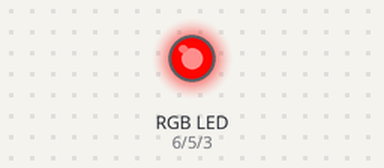
Recording of a sketch running on a simulated Arduino Uno, built with avr-gcc and run on an emulated ATmega328P. Shown: an RGB LED mixed from three pins (HIGH = lit). Dim RGB values are drawn brighter than linear.

Above: at 0.05 s.
At 0.95 s:
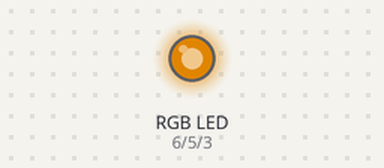
At 1.8 s:
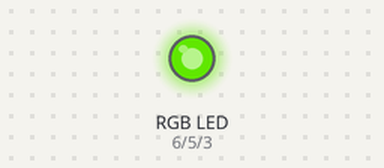
At 3.6 s:
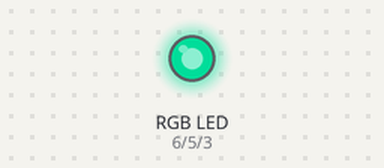
At 5.35 s:
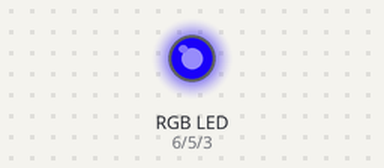
At 7.15 s:
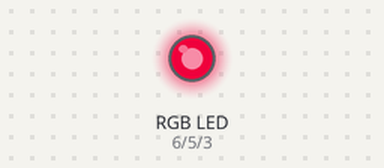
Timing chart, 0 to 10.0 s (numbered marks = the images above):
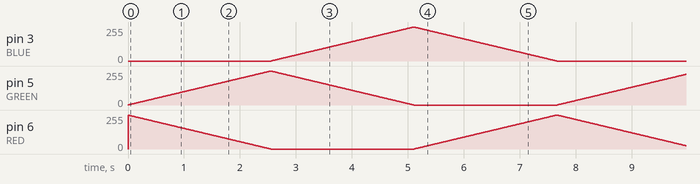

The sketch:

rgb_led.ino
```cpp
// Lesson 4: RBG LED

// Define pins
#define BLUE 3
#define GREEN 5
#define RED 6

void setup() {
  // put your setup code here, to run once:

  // Prepare the 3 pins to send signal
  pinMode(RED, OUTPUT);
  pinMode(GREEN, OUTPUT);
  pinMode(BLUE, OUTPUT);

  // Start with a default color: pure red
  digitalWrite(RED, HIGH);
  digitalWrite(GREEN, LOW);
  digitalWrite(BLUE, LOW);
}

int redValue;
int greenValue;
int blueValue;

void loop() {
  // put your main code here, to run repeatedly:

  #define delayTime 10 // miliseconds to wait for next color transition

  redValue = 255;
  greenValue = 0;
  blueValue = 0;

  for(int i = 0; i < 255; i++) {
    redValue -= 1;
    greenValue += 1;

    analogWrite(RED, redValue);
    analogWrite(GREEN, greenValue);
    delay(delayTime);
  }

  /*redValue = 0;
  greenValue = 255;
  blueValue = 0;*/

  for(int i = 0; i < 255; i++) {
    greenValue -= 1;
    blueValue += 1;

    analogWrite(GREEN, greenValue);
    analogWrite(BLUE, blueValue);
    delay(delayTime);
  }

  /*redValue = 0;
  greenValue = 0;
  blueValue = 255;*/

  for(int i = 0; i < 255; i++) {
    blueValue -= 1;
    redValue += 1;

    analogWrite(BLUE, blueValue);
    analogWrite(RED, redValue);
    delay(delayTime);
  }

}
```
